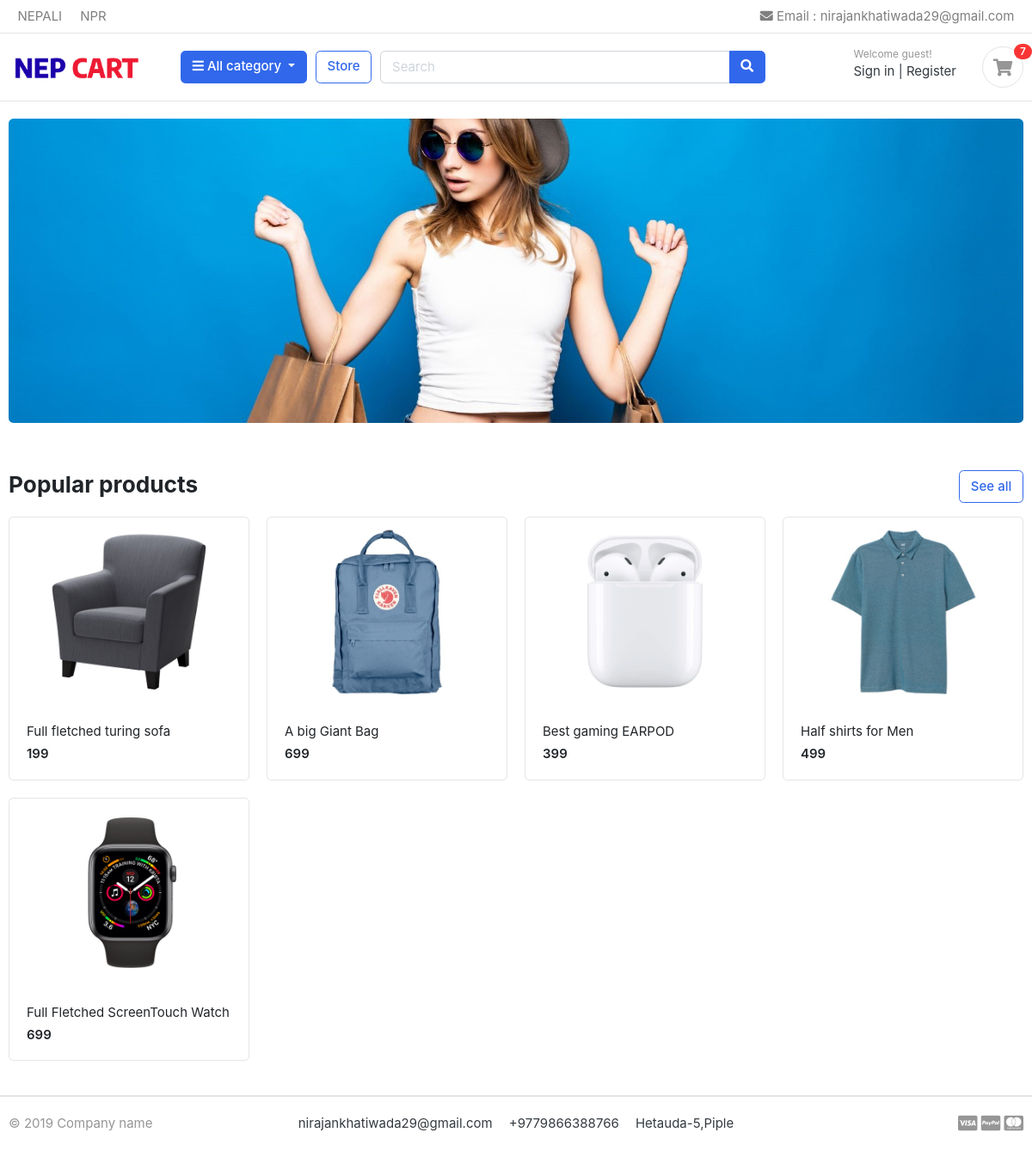
The page / on the database its author committed.
### product/models.py (models this page shows, shortened)
class Product(models.Model):
    product_name=models.CharField(max_length=50)
    slug=models.SlugField(max_length=50,blank=True,editable=False)
    description=models.CharField(max_length=250)
    price=models.IntegerField()
    image=models.ImageField(upload_to="product/image")
    stock=models.IntegerField()
    is_available=models.BooleanField()
    catogery=models.ForeignKey(category,on_delete=models.CASCADE,related_name="product")
    created_date=models.DateField(auto_now=True)
    modefied_date=models.DateField(auto_now_add=True)

### ecommerce/views.py (the view)
# urls.py: path('',views.homepage,name="homepage"),
def homepage(request):
    product=Product.objects.filter(is_available=True)
    return render(request,"index.html",{'data':product,'catogery':category.objects.all()})

### cart/context_processor.py (called while the page is built)
def counter(request):
    print(request.user.is_authenticated)
    if request.user.is_authenticated:
        data=CartItem.objects.filter(user=request.user,is_ordered=False)
    else:
        data=CartItem.objects.filter(cart__cart_id=request.session.session_key)
    quantity=0
    print(data)
    if data:
        for cart in data:
            quantity=quantity+cart.quantity
        return dict(count=quantity)
    else:
        return dict(count=0)

### cart/models.py (called while the page is built)
    def __str__(self):
        return self.product.product_name

### templates/index.html
{%extends "base.html"%}
{% load static%}
{%block content%}
<section class="section-intro padding-y-sm">
<div class="container">
<div class="intro-banner-wrap">
	<img src="{%static 'images/banners/1.jpg'%}" class="img-fluid rounded">
</div>
</div>
</section>
<section class="section-name padding-y-sm">
<div class="container">
<header class="section-heading">
	<a href="{%url 'store'%}" class="btn btn-outline-primary float-right">See all</a>
	<h3 class="section-title">Popular products</h3>
</header>
<div class="row">
{%for product in data%}
	<div class="col-md-3">
		<div class="card card-product-grid">
			<a href="{%url 'product_detail' category_slug=product.catogery.category_name product_slug=product.slug%}" class="img-wrap"> <img src="{{product.image.url}}"> </a>
			<figcaption class="info-wrap">
				<a href="{%url 'product_detail' category_slug=product.catogery.category_name product_slug=product.slug%}" class="title">{{product.product_name}}</a>
				<div class="price mt-1">{{product.price}}</div>
			</figcaption>
		</div>
	</div>
	{%endfor	%}
</div>
</div>
</section>
{%endblock%}

### templates/base.html (shortened to what this page needs)
{% load static%}
<!DOCTYPE HTML>
<html lang="en">
<head>
<link href="{%static 'css/bootstrap.css'%}" rel="stylesheet" type="text/css"/>
<link href="{%static 'fonts/fontawesome/css/all.min.css'%}" type="text/css" rel="stylesheet">
<link href="{%static 'css/ui.css'%}" rel="stylesheet" type="text/css"/>
<link href="{%static 'css/responsive.css'%}" rel="stylesheet" media="only screen and (max-width: 1200px)" />
</head>
<body>
{% include "includes/header.html" %}
{%block content%}
{% endblock %}
{%include "includes/footer.html"%}
</body>
</html>

### templates/includes/header.html (shortened to what this page needs)
{%load static%}
<header class="section-header">
    <nav class="navbar p-md-0 navbar-expand-sm navbar-light border-bottom">
    <div class="container">
      <div class="collapse navbar-collapse" id="navbarTop4">
        <ul class="navbar-nav mr-auto">
            <li class="nav-item dropdown">
                 <div class="nav-link" style="cursor:pointer">  NEPALI</div>
            </li>
            <li class="nav-item dropdown">
                <div class="nav-link" style="cursor:pointer">  NPR</div>
            </li>
        </ul>
        <ul class="navbar-nav">
            <div class="nav-link" style="cursor:pointer">   <i class="fa fa-envelope"></i> Email : nirajankhatiwada29@gmail.com</div></li>
        </ul>
      </div>
    </div>
    </nav>
    <section class="header-main border-bottom">
        <div class="container">
    <div class="row align-items-center">
        <div class="col-lg-2 col-md-3 col-6">
            <a href="{%url 'homepage'%}" class="brand-wrap">
                <img class="logo" src="{%static '/images/logo.png'%}">
            </a>
        </div>
        <div class="col-lg col-sm col-md col-6 flex-grow-0">
            <div class="category-wrap dropdown d-inline-block float-right">
                <button type="button" class="btn btn-primary dropdown-toggle" data-toggle="dropdown">
                    <i class="fa fa-bars"></i> All category
                </button>
            </div>
        </div>
        <a href="{%url 'store'%}" class="btn btn-outline-primary">Store</a>
        <div class="col-lg  col-md-6 col-sm-12 col">
            <form action="{%url 'search'%}" method="GET" class="search">
                <div class="input-group w-100">
                    <input type="text" name="search" class="form-control" style="width:60%;" placeholder="Search">
                    <div class="input-group-append">
                      <button class="btn btn-primary" type="submit">
                        <i class="fa fa-search"></i>
                      </button>
                    </div>
                </div>
            </form>
        </div>
        <div class="col-lg-3 col-sm-6 col-8 order-2 order-lg-3">
                    <div class="d-flex justify-content-end mb-3 mb-lg-0">
                        <div class="widget-header">
                            {%if request.user.is_authenticated%}
                            <div>
                                <small class="title text-muted">User:{{ request.user.first_name}} {{request.user.last_name}}</small>
                                <a href="{%url 'logout'%}">Logout</a>
                                <span class="dark-transp"> | </span>
                                <a href="{%url 'dashbord'%}"> Dashboard</a>
                        </div>
                                {%else%}
                                <div>
                                    <small class="title text-muted">Welcome guest!</small>
                                    <a href="{%url 'login'%}">Sign in</a> <span class="dark-transp"> | </span>
                                <a href="{%url 'signup'%}"> Register</a>
                            </div>
                            {%endif%}
                        </div>
                        <a href="{%url 'cart'%}" class="widget-header pl-3 ml-3">
                            <div class="icon icon-sm rounded-circle border"><i class="fa fa-shopping-cart"></i></div>
                            <span class="badge badge-pill badge-danger notify">{{count}}</span>
                        </a>
                    </div>
                </div>
    </div>
        </div>
    </section>
    </header>

### templates/includes/footer.html
<footer class="section-footer border-top">
	<div class="container">
		<section class="footer-bottom border-top row">
			<div class="col-md-2">
				<p class="text-muted"> &copy 2019 Company name </p>
			</div>
			<div class="col-md-8 text-md-center">
				<span  class="px-2">nirajankhatiwada29@gmail.com</span>
				<span  class="px-2">+9779866388766</span>
				<span  class="px-2">Hetauda-5,Piple</span>
			</div>
			<div class="col-md-2 text-md-right text-muted">
				<i class="fab fa-lg fa-cc-visa"></i>
				<i class="fab fa-lg fa-cc-paypal"></i>
				<i class="fab fa-lg fa-cc-mastercard"></i>
			</div>
		</section>
	</div>
</footer>

### static/css/ui.css (style rules this page uses)
html { font-family: "Inter", sans-serif; font-size: 15px; }
.img-wrap { text-align: center; display: block; }
.img-wrap img { max-width: 100%; }
.icon-xs, .icon-sm, .icon-md, .icon-lg { display: inline-block; text-align: center; flex-shrink: 0; flex-grow: 0; }
.icon-sm { width: 48px; height: 48px; line-height: 48px !important; font-size: 20px; }
.padding-y-sm { padding-top: 20px; padding-bottom: 20px; }
.section-heading { margin-bottom: 20px; margin-top: 15px; }
.section-title { color: #212529; }
p:last-child { margin-bottom: 0; }
.header-main { position: relative; padding-top: 1rem; padding-bottom: 1rem; }
.brand-wrap .logo, .navbar-brand .logo { margin-right: 7px; max-height: 42px; display: inline-block; }
.widget-header { display: inline-block; vertical-align: middle; position: relative; }
.widget-header a { color: #343a40; }
.widget-header i { color: #969696; }
.widget-header .title { display: block; }
.widget-header .notify { position: absolute; top: -3px; right: -10px; }
.footer-bottom { padding-top: 20px; padding-bottom: 20px; }
[class*=card-product] a.title { color: #212529; display: block; }
[class*=card-product] .img-wrap { overflow: hidden; position: relative; }
[class*=card-product] .img-wrap img { height: 100%; max-width: 100%; width: auto; display: inline-block; -o-object-fit: cover; object-fit: cover; }
.card-product-grid { margin-bottom: 20px; }
.card-product-grid .img-wrap { border-radius: 0.2rem 0.2rem 0 0; height: 220px; }
.card-product-grid .info-wrap { overflow: hidden; padding: 18px 20px; }
.card .img-wrap { overflow: hidden; }
.notify { position: absolute; top: -4px; right: -10px; display: inline-block; padding: 0.25em 0.6em; font-size: 12px; line-height: 1; text-align: center; border-radius: 3rem; color: #fff; background-color: #fa3434; }
.price { font-weight: 600; color: #212529; }

### rows shown on the page
Product: image (picture), product_name "Full fletched turing sofa", price "199"
Product: image (picture), product_name "A big Giant Bag", price "699"
Product: image (picture), product_name "Best gaming EARPOD", price "399"
Product: image (picture), product_name "Half shirts for Men", price "499"
Product: image (picture), product_name "Full Fletched ScreenTouch Watch", price "699"

### other values the page prints
{{ count }} "7"
